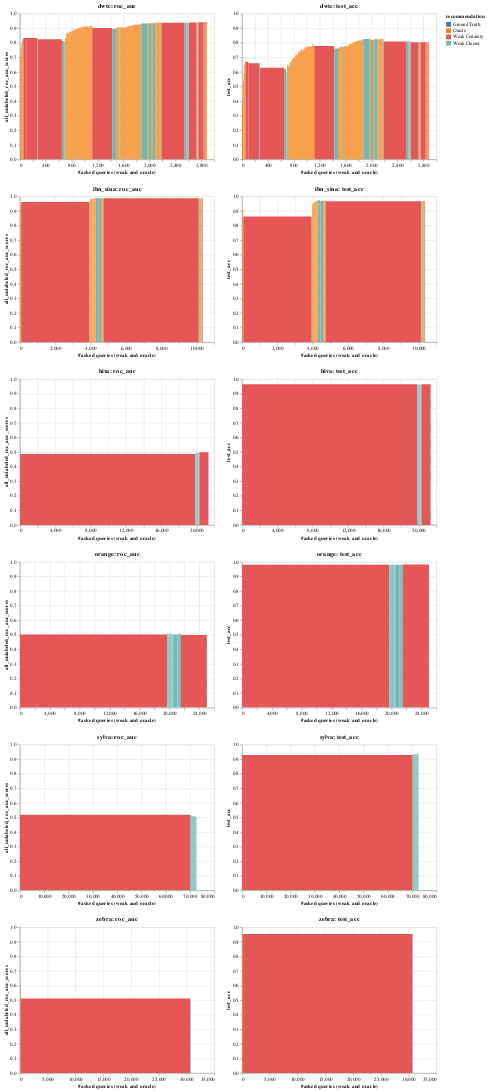

Notebook source saved alongside this figure:
### Code cell
def visualise_top_n(top_n=0):
    charts = []

    alt.renderers.enable("html")

    for result in loaded_data[top_n][:]:
        metrics = loads(result.metrics_per_al_cycle)
        test_data_metrics = [
            metrics["test_data_metrics"][0][f][0]["weighted avg"]
            for f in range(0, len(metrics["test_data_metrics"][0]))
        ]
        test_acc = [
            metrics["test_data_metrics"][0][f][0]["accuracy"]
            for f in range(0, len(metrics["test_data_metrics"][0]))
        ]

        data = pd.DataFrame(
            {
                "iteration": range(0, len(metrics["all_unlabeled_roc_auc_scores"])),
                "all_unlabeled_roc_auc_scores": metrics["all_unlabeled_roc_auc_scores"],
                "query_length": metrics["query_length"],
                "recommendation": metrics["recommendation"],
                "query_strong_accuracy_list": metrics["query_strong_accuracy_list"],
                "f1": [i["f1-score"] for i in test_data_metrics],
                "test_acc": test_acc,
                #'asked_queries': [sum(metrics['query_length'][:i]) for i in range(0, len(metrics['query_length']))],
            }
        )

        # bar width
        data["asked_queries"] = data["query_length"].cumsum()
        data["asked_queries_end"] = data["asked_queries"].shift(fill_value=0)

        # print(data[['asked_queries', 'query_length']])

        data["recommendation"] = data["recommendation"].replace(
            {
                "A": "Oracle",
                "C": "Weak Cluster",
                "U": "Weak Certainty",
                "G": "Ground Truth",
            }
        )

        # data = data[:100]

        # calculate global score OHNE

        chart = (
            alt.Chart(data)
            .mark_rect(
                # point=True,
                # line=True,
                # interpolate='step-after',
            )
            .encode(
                x=alt.X("asked_queries_end", title="#asked queries (weak and oracle)"),
                x2="asked_queries",
                color=alt.Color("recommendation", scale=alt.Scale(scheme="tableau10")),
                tooltip=[
                    "iteration",
                    "f1",
                    "test_acc",
                    "all_unlabeled_roc_auc_scores",
                    "query_strong_accuracy_list",
                    "query_length",
                    "recommendation",
                ],
                # scale=alt.Scale(domain=[0,1])
            )
            .properties(title=result.dataset_name)
            .interactive()
        )
        charts.append(
            alt.hconcat(
                chart.encode(
                    alt.Y(
                        "all_unlabeled_roc_auc_scores", scale=alt.Scale(domain=[0, 1])
                    )
                ).properties(title=result.dataset_name + ": roc_auc"),
                # chart.encode(alt.Y('f1', scale=alt.Scale(domain=[0,1]))).properties(title=result.dataset_name + ': f1'),
                chart.encode(
                    alt.Y("test_acc", scale=alt.Scale(domain=[0, 1]))
                ).properties(title=result.dataset_name + ": test_acc"),
            )
        )

    return alt.vconcat(*charts).configure()


visualise_top_n(0)
